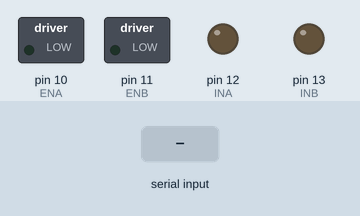
The sketch below on a simulated Arduino Uno, built with avr-gcc and run on an emulated ATmega328P. Parts: switched loads named in the sketch (green lamp = pin HIGH), output pins drawn as LEDs (lit = HIGH). Inputs (shaded band) come from the test bench. What the sketch prints to the serial monitor is not drawn.

Above: at 1.2 s.
1.3 s: "F" received over Serial
At 1.6 s:
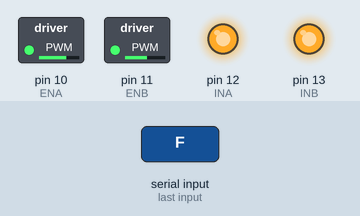
2.8 s: "S" received over Serial
At 3.9 s:
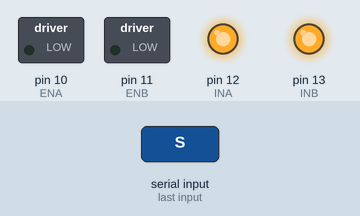
4.3 s: "R" received over Serial
At 5.1 s:
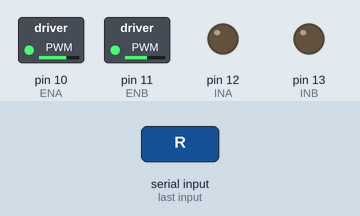
Timing chart, 0 to 7.3 s (numbered marks = the images above; inputs shaded):
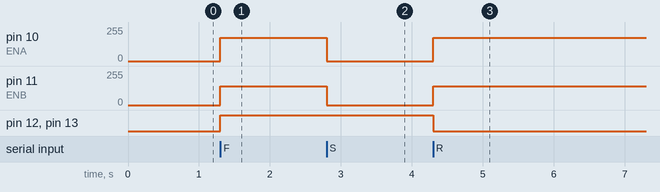

Measured:
- after the input at 1.3 s, pin 10 (ENA): 0/255 → 174/255 at once; pin 11 (ENB): 0/255 → 139/255 at once; pin 12 (INA), pin 13 (INB): LOW → HIGH at once
- after the input at 2.8 s, pin 10 (ENA): 174/255 → 0/255 at once; pin 11 (ENB): 139/255 → 0/255 at once
- after the input at 4.3 s, pin 10 (ENA): 0/255 → 174/255 at once; pin 11 (ENB): 0/255 → 139/255 at once; pin 12 (INA), pin 13 (INB): HIGH → LOW at once

The sketch:

RC_motor_motion_forward.ino
```cpp
//  Motor A
int const ENA = 10;  // speed
int const INA = 12;  // direction
//  Motor B
int const ENB = 11;  // speed
int const INB = 13;  // direction

int const MIN_SPEED = 55;   // Set to minimum PWM value that will make motors turn
int const ACCEL_DELAY = 30; // delay between steps when ramping motor speed up or down.

void setup() {
  pinMode(ENA, OUTPUT);   // set all the motor control pins to outputs
  pinMode(ENB, OUTPUT);
  pinMode(INA, OUTPUT);
  pinMode(INB, OUTPUT);
  Serial.begin(9600);     // Set comm speed for serial monitor messages
}

void loop() {
  char inputSignal = Serial.read();

  if(Serial.available()){
    Serial.write(inputSignal);
  }

  if(inputSignal == 'F'){
    Motor('C', 'F', 60);
  }

  if(inputSignal == 'S'){
    Motor('C', 'F', 0);
  }

  if(inputSignal == 'R'){
    Motor('C', 'R', 60);
  }

//  if(inputSignal == 'S'){
//    for(int i=70; i>=0; i--){
//      Motor('C', 'F', i);
//      delay(ACCEL_DELAY);
//    }
//  }
}

void Motor(char motor, char dir, int speed){
  // remap the speed from range 0-100 to 0-255
  int L_speed;
  int R_speed;
  if (speed == 0){
    L_speed = 0;   // Don't remap zero, but remap everything else.
    R_speed = 0;
  }
  else {
    R_speed = map(speed, 1, 100, MIN_SPEED, 255);
    L_speed = R_speed - 35;
  }


  switch (motor) {
//    case 'A':   // Controlling Motor A
//      if (dir == 'F'){
//        digitalWrite(INA, HIGH);
//      }
//      else if (dir == 'R'){
//        digitalWrite(INB, LOW);
//      }
//      analogWrite(ENA, newspeed);
//      break;
//
//    case 'B':   // Controlling Motor B
//      if (dir == 'F'){
//        digitalWrite(INB, HIGH);
//      }
//      else if (dir == 'R'){
//        digitalWrite(INB, LOW);
//      }
//      analogWrite(ENB, newspeed);
//      break;

    case 'C':  // Controlling Both Motors
      if (dir == 'F'){
        digitalWrite(INA, HIGH);
        digitalWrite(INB, HIGH);
      }
      else if (dir == 'R'){
        digitalWrite(INA, LOW);
        digitalWrite(INB, LOW);
      }
      analogWrite(ENA, R_speed);
      analogWrite(ENB, L_speed);
      break;
    }
}
```
